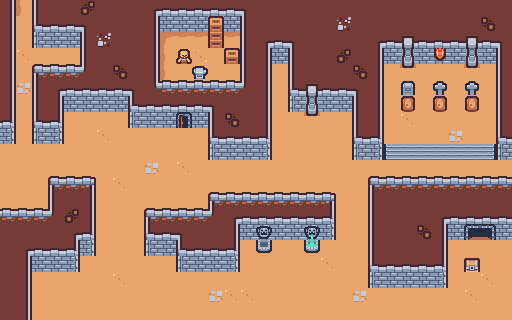

This game map was drawn from its Tiled (.tmx) file and the tilesets committed beside it. A one-line description and the full map source follow:
An orthogonal 32x20 tile map with 16x16 px tiles, 3 tile layers (Ground, WorldBoundaries, Objects).

<map version="1.9" tiledversion="1.9.2" orientation="orthogonal" renderorder="right-down" width="32" height="20" tilewidth="16" tileheight="16" infinite="0" nextlayerid="10" nextobjectid="1">
 <tileset firstgid="1" source="sampleSheet.tsx" />
 <layer id="6" name="Ground" width="32" height="20">
  <data encoding="csv">
49,49,49,49,49,49,49,49,49,49,49,49,49,49,49,49,49,49,49,49,49,49,49,49,49,49,49,49,49,49,49,49,
49,49,49,49,49,49,49,49,49,49,49,49,49,49,49,49,49,49,49,49,49,49,49,49,49,49,49,49,49,49,49,49,
49,49,49,49,49,49,49,49,49,49,49,49,49,49,49,49,49,49,49,49,49,49,49,49,49,49,49,49,49,49,49,49,
49,50,49,49,49,49,49,49,49,49,49,49,49,50,49,49,49,49,49,49,49,49,49,49,49,49,49,49,49,49,49,49,
49,49,49,49,49,49,49,49,49,49,49,49,49,49,49,49,49,49,49,49,49,49,49,49,49,49,49,49,49,49,49,49,
49,43,49,49,49,49,49,49,49,49,49,49,49,49,49,49,49,49,49,49,49,49,49,49,49,49,49,49,49,49,49,49,
49,49,49,49,49,49,49,49,49,49,49,49,49,49,49,49,49,49,49,49,49,49,49,49,49,49,49,49,49,49,49,49,
49,49,49,49,49,49,49,49,49,49,49,49,49,49,49,49,49,49,49,49,49,49,49,49,49,50,49,49,49,49,49,49,
49,49,49,49,49,49,50,49,49,49,49,49,49,49,49,49,49,49,49,49,49,49,49,49,49,49,49,49,43,49,49,49,
49,49,49,49,49,49,49,49,49,49,49,49,49,49,49,49,49,49,49,49,49,49,49,49,37,38,38,38,38,38,39,49,
49,49,49,49,49,49,49,49,49,43,49,50,49,49,49,49,49,49,49,49,49,49,49,49,49,49,49,49,49,49,49,49,
49,49,49,49,49,49,49,50,49,49,49,49,49,49,49,49,49,49,49,49,49,49,49,49,49,49,49,49,49,49,49,49,
49,49,49,49,49,49,49,49,49,49,49,49,49,49,49,49,49,49,49,49,49,49,49,49,49,49,49,49,49,49,49,49,
49,49,49,49,49,49,49,49,49,49,49,49,49,49,49,49,49,49,49,49,49,49,49,49,49,49,49,49,49,49,49,49,
49,49,49,49,49,49,49,49,49,49,49,49,49,49,49,49,49,49,49,49,49,49,49,49,49,49,49,49,49,49,49,49,
49,49,49,49,49,49,49,49,49,49,49,49,49,49,49,49,49,49,49,49,49,49,49,49,49,49,49,49,49,49,49,49,
49,49,49,49,49,49,49,49,49,49,49,49,49,49,49,49,49,49,49,49,50,49,49,49,49,49,49,49,49,49,49,49,
49,49,49,49,49,49,49,50,49,49,49,49,49,49,49,49,49,49,49,49,49,49,49,49,49,49,49,49,49,49,50,49,
49,49,49,49,49,49,49,49,49,49,49,49,49,43,50,50,49,49,49,49,49,49,43,49,49,49,49,49,49,50,49,49,
49,49,49,49,49,49,49,49,49,50,49,49,49,49,49,49,49,49,49,49,49,49,49,49,49,49,49,49,49,49,49,49
</data>
 </layer>
 <layer id="7" name="WorldBoundaries" width="32" height="20" locked="1">
  <data encoding="csv">
49,49,49,49,49,49,49,49,49,49,49,49,49,49,49,49,49,49,49,49,49,49,49,49,49,49,49,49,49,49,49,49,
49,0,0,0,0,0,0,0,0,0,0,0,0,0,0,0,0,0,0,0,0,0,0,0,0,0,0,0,0,0,0,49,
49,0,0,0,0,0,0,0,0,0,0,0,0,0,0,0,0,0,0,0,0,0,0,0,0,0,0,0,0,0,0,49,
49,0,0,0,0,0,0,0,0,0,0,0,0,0,0,0,0,0,0,0,0,0,0,0,0,0,0,0,0,0,0,49,
49,0,0,0,0,0,0,0,0,0,0,0,0,0,0,0,0,0,0,0,0,0,0,0,0,0,0,0,0,0,0,49,
49,0,0,0,0,0,0,0,0,0,0,0,0,0,0,0,0,0,0,0,0,0,0,0,0,0,0,0,0,0,0,49,
49,0,0,0,0,0,0,0,0,0,0,0,0,0,0,0,0,0,0,0,0,0,0,0,0,0,0,0,0,0,0,49,
49,0,0,0,0,0,0,0,0,0,0,0,0,0,0,0,0,0,0,0,0,0,0,0,0,0,0,0,0,0,0,49,
49,0,0,0,0,0,0,0,0,0,0,0,0,0,0,0,0,0,0,0,0,0,0,0,0,0,0,0,0,0,0,49,
49,0,0,0,0,0,0,0,0,0,0,0,0,0,0,0,0,0,0,0,0,0,0,0,0,0,0,0,0,0,0,49,
49,0,0,0,0,0,0,0,0,0,0,0,0,0,0,0,0,0,0,0,0,0,0,0,0,0,0,0,0,0,0,49,
49,0,0,0,0,0,0,0,0,0,0,0,0,0,0,0,0,0,0,0,0,0,0,0,0,0,0,0,0,0,0,49,
49,0,0,0,0,0,0,0,0,0,0,0,0,0,0,0,0,0,0,0,0,0,0,0,0,0,0,0,0,0,0,49,
49,0,0,0,0,0,0,0,0,0,0,0,0,0,0,0,0,0,0,0,0,0,0,0,0,0,0,0,0,0,0,49,
49,0,0,0,0,0,0,0,0,0,0,0,0,0,0,0,0,0,0,0,0,0,0,0,0,0,0,0,0,0,0,49,
49,0,0,0,0,0,0,0,0,0,0,0,0,0,0,0,0,0,0,0,0,0,0,0,0,0,0,0,0,0,0,49,
49,0,0,0,0,0,0,0,0,0,0,0,0,0,0,0,0,0,0,0,0,0,0,0,0,0,0,0,0,0,0,49,
49,0,0,0,0,0,0,0,0,0,0,0,0,0,0,0,0,0,0,0,0,0,0,0,0,0,0,0,0,0,0,49,
49,0,0,0,0,0,0,0,0,0,0,0,0,0,0,0,0,0,0,0,0,0,0,0,0,0,0,0,0,0,0,49,
49,49,49,49,49,49,49,49,49,49,49,49,49,49,49,49,49,49,49,49,49,49,49,49,49,49,49,49,49,49,49,49
</data>
 </layer>
 <layer id="1" name="Objects" width="32" height="20">
  <data encoding="csv">
14,1610612787,16,1,1,3221225485,1,1,1,2,3,3,3,3,3,4,1,1,1,1,1,1,1,1,1,1,1,1,1,1,1,1,
14,0,17,3,3,4,1,1,1,14,41,41,41,64,41,16,1,1,1,1,1,25,1,1,1,1,1,1,1,1,1073741837,1,
14,0,58,41,41,16,25,1,1,14,1610612789,51,51,76,51,16,2,3,4,1,1,1,1,2,3,7,3,3,3,7,3,4,
14,0,0,0,0,16,1,1,1,14,1610612787,87,3221225522,49,64,16,14,41,16,1,1,536870925,1,14,41,19,41,30,41,19,41,16,
14,0,5,27,27,28,1,1073741837,1,14,1610612787,49,75,49,49,16,14,0,16,1,1,1,1073741837,14,0,31,0,0,0,31,0,16,
14,0,16,2,3,3,3,3,4,26,27,27,27,27,27,28,14,0,17,7,3,3,4,14,0,66,0,65,0,65,0,16,
14,0,16,14,41,41,41,41,17,3,3,3,3,4,1,1,14,0,58,19,41,41,16,14,0,67,0,67,0,67,0,16,
18,0,17,18,0,0,0,0,58,41,41,22,41,16,2684354573,1,14,0,0,31,0,0,16,14,0,0,0,0,0,0,0,16,
60,0,58,60,0,0,0,0,0,0,0,0,0,17,3,3,18,0,0,0,0,0,17,18,0,0,0,0,0,0,0,17,
0,0,0,0,0,0,0,0,0,0,0,0,0,58,41,41,60,0,0,0,0,0,58,60,0,0,0,0,0,0,0,58,
0,0,0,0,0,0,0,0,0,0,0,0,0,0,0,0,0,0,0,0,0,0,0,0,0,0,0,0,0,0,0,0,
0,0,0,5,27,6,0,0,0,0,0,0,0,0,0,0,0,0,0,0,0,0,0,5,27,27,27,27,27,27,27,27,
0,0,0,16,1,14,0,0,0,0,0,0,0,5,27,27,27,27,27,27,6,0,0,16,1,1,1,1,1,1,1,1,
27,27,27,28,3221225485,14,0,0,0,5,27,27,27,28,2,3,3,3,3,3,18,0,0,16,1,1,1,2,3,3,3,3,
1,1,1,1,2,18,0,0,0,17,3,4,1,1,14,41,20,41,41,21,60,0,0,16,1,1,1073741837,14,41,11,12,41,
1,2,3,3,18,60,0,0,0,58,41,17,3,3,18,0,32,0,0,33,0,0,0,16,1,1,1,14,0,0,0,0,
1,14,41,41,60,0,0,0,0,0,0,58,41,41,60,0,0,0,0,0,0,0,0,17,3,3,3,18,0,90,0,0,
1,14,0,0,0,0,0,0,0,0,0,0,0,0,0,0,0,0,0,0,0,0,0,58,41,41,41,60,0,0,0,0,
1,14,0,0,0,0,0,0,0,0,0,0,0,0,0,0,0,0,0,0,0,0,0,0,0,0,0,0,0,0,0,0,
1,14,0,0,0,0,0,0,0,0,0,0,0,0,0,0,0,0,0,0,0,0,0,0,0,0,0,0,0,0,0,0
</data>
 </layer>
</map>
